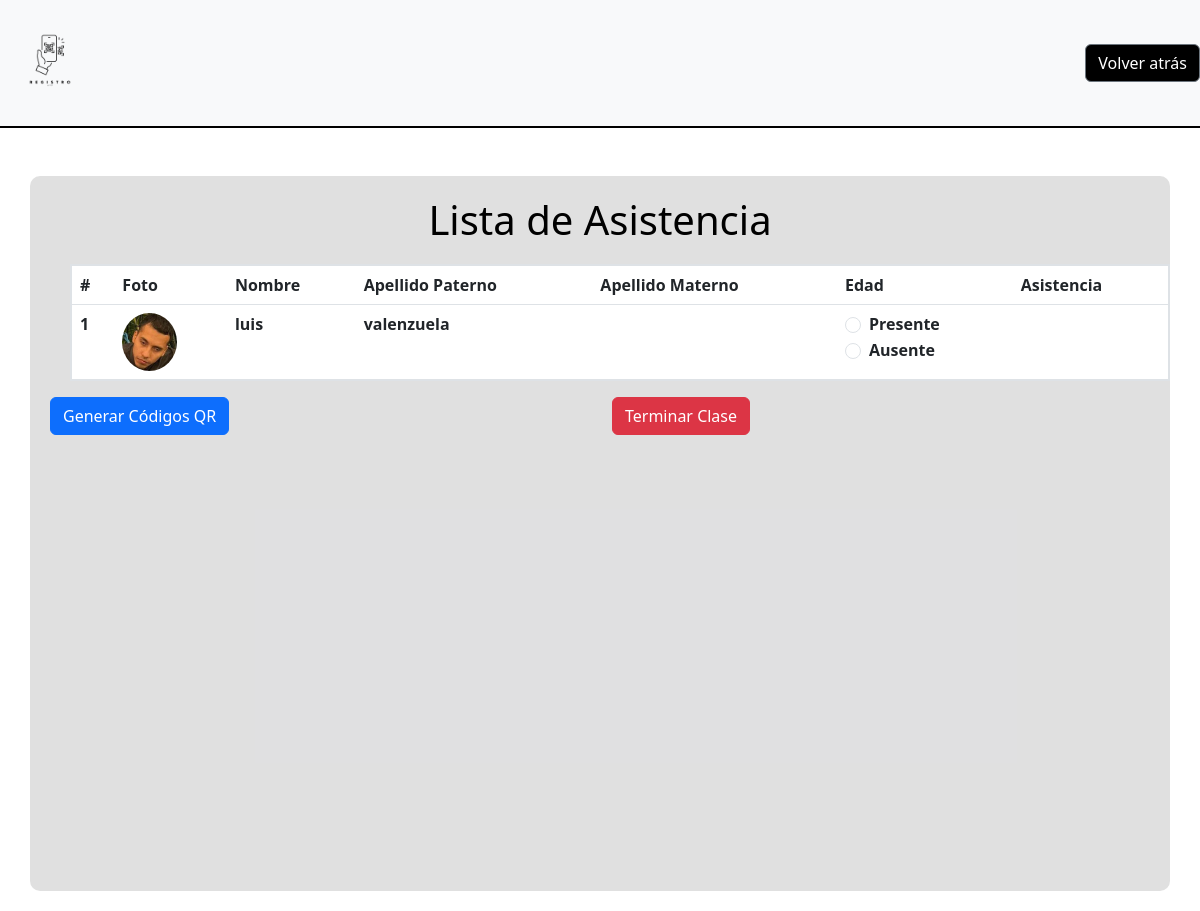
The page /asistencia/83/ on the database its author committed.
### RegistroAppDocente/models.py (models this page shows, shortened)
class Alumno(models.Model):
    id = models.AutoField(primary_key=True)
    usera = models.OneToOneField(User, on_delete=models.CASCADE, default=None, null=True)
    fecha_nacimiento = models.DateField(null=True, blank=True)
    foto_alumno = models.ImageField(upload_to='foto', null=True, blank=True, default='media/foto/fotodefault.png')
    curso = models.ForeignKey(Curso, on_delete=models.CASCADE, default=None, null=True)
    asistencias = models.PositiveIntegerField(default=0)
    Reprobado = models.BooleanField(default=False)
    class Meta:
        db_table = 'alumno'

### RegistroAppDocente/views.py (the view, shortened to what this page needs)
# urls.py: path('asistencia/<int:clase_id>/', asistencia, name='ASIS'),
def asistencia(request, clase_id):
    clase = get_object_or_404(Clase, pk=clase_id)
    students = Alumno.objects.filter(curso=clase.curso)
    return render(request, "asistencia.html", {"students": students, "clase": clase})

### RegistroAppDocente/templates/asistencia.html (shortened to what this page needs)
{% extends "base3.html" %}
{% load static %}
{% block css %}
<link rel="stylesheet" href="{% static 'css/asistencia.css' %}">
{% endblock css %}
{% block contenedor %}
<body>
    <div class="container mt-5">
        <h1>Lista de Asistencia</h1>
        <table class="table">
            <thead>
                <tr>
                    <th scope="col">#</th>
                    <th scope="col">Foto</th>
                    <th scope="col">Nombre</th>
                    <th scope="col">Apellido Paterno</th>
                    <th scope="col">Apellido Materno</th>
                    <th scope="col">Edad</th>
                    <th scope="col">Asistencia</th>
                </tr>
            </thead>
            <tbody>
                {% for student in students %}
                <tr>
                    <th scope="row">{{ forloop.counter }}</th>
                    <td><img src="{{ student.foto_alumno.url }}" class="rounded-circle" width="55"></td>
                    <td>{{ student.usera.first_name }}</td>
                    <td>{{ student.usera.last_name }}</td>
                    <td>{{ student.calcular_edad }}</td>
                    <td>
                        <div class="form-check">
                        <input class="form-check-input" type="radio" name="asistencia_{{ student.id }}" id="presente_{{ student.id }}" value="presente" data-alumno-id="{{ student.id }}" onclick="marcarPresente(this)">
                        <label class="form-check-label" for="presente_{{ student.id }}">
                            Presente
                        </label>
                        </div>
                        <div class="form-check">
                            <input class="form-check-input" type="radio" name="asistencia_{{ student.id }}" id="ausente_{{ student.id }}" value="ausente">
                            <label class="form-check-label" for="ausente_{{ student.id }}">
                                Ausente
                            </label>
                        </div>
                    </td>
                </tr>
                {% endfor %}
            </tbody>
        </table>
        <div class="row mt-3">
            <div class="col-12 col-md-6">
                <button class="btn btn-primary btn-block" type="button" id="generar-qr-button">
                    Generar Códigos QR
                </button>
            </div>
            <div class="col-12 col-md-6">
                <a class="btn btn-danger btn-block" data-clase-id="{{ clase.id }}" data-terminarclase-url="{% url 'terminar_clase' %}" data-listaasistencia-url="{% url 'LASIS' %}" onclick="terminarClase(this)">Terminar Clase</a>
            </div>
        </div>
        <div id="codigoQR" class="collapse mt-3">
        </div>
    </div>
</body>
</html>
{% endblock contenedor %}

### RegistroAppDocente/static/css/asistencia.css (style rules this page uses)
.container { margin-top: 2rem; }
h1 { color: #000000; text-align: center; }
.table { background-color: #ffffff; margin: 20px; border: 2px solid #000000; }
.table th { background-color: #000000; color: #ffffff; }
.table td { background-color: #f8f9fa; font-weight: bold; }
#codigoQR { margin-bottom: 400px; }

### RegistroAppDocente/static/css/anotaciones.css (style rules this page uses)
#codigoQR { display: flex; flex-direction: column; align-items: center; text-align: center; padding-top: 20px; }
.container { border-radius: 10px; background-color: #1a1a1b22; padding: 20px; margin-top: 20px; margin-bottom: 20px; }
label { font-weight: bold; }
h1 { color: #000000; text-align: center; }
button { background-color: black; color: white; padding: 10px 10%; border: none; border-radius: 100px; font-size: 16px; font-weight: bold; transition: all 0.3s ease-in-out; transform-style: preserve-3d; }

### rows shown on the page
Alumno: foto_alumno (picture), usera.first_name "luis", usera.last_name "valenzuela"
